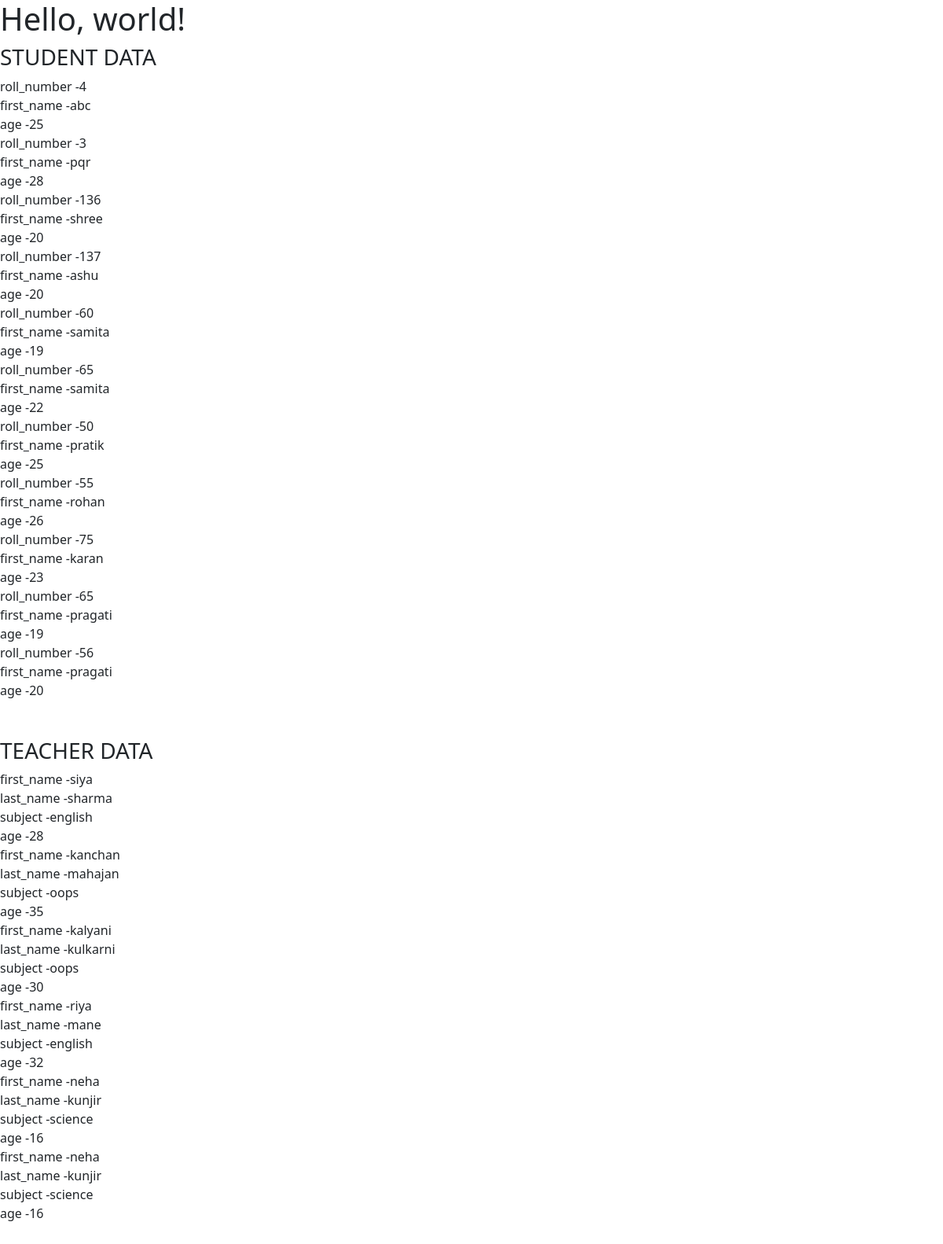
/opr/all-data/, run on the app's committed database.
### opr/models.py (models this page shows, shortened)
class Student(models.Model):
    roll_number = models.IntegerField()
    first_name = models.CharField(max_length=255,default="unknow")
    last_name = models.CharField(max_length=200,null=True)
    age = models.IntegerField()

class Teacher(models.Model):
    first_name = models.CharField(max_length=255,default="unknow")
    last_name = models.CharField(max_length=255)
    subject = models.CharField(max_length=255)
    age = models.IntegerField()

### opr/views.py (the view)
# urls.py: path("all-data/",views.all_data,name="all_data"),
def all_data(request):
    student_data=Student.objects.all()
    teacher_data=Teacher.objects.all()
    return render (request,'student.html',{"student_data":student_data, "teacher_data":teacher_data})

### template/student.html (shortened to what this page needs)
<!doctype html>
<html lang="en">
  <head>
    <link href="https://cdn.jsdelivr.net/npm/bootstrap@5.0.2/dist/css/bootstrap.min.css" rel="stylesheet">
  </head>
  <body>
    <h1>Hello, world!</h1>
    <h3>STUDENT DATA</h3>
    {% for student in student_data %}
    roll_number -{{student.roll_number}} <br>
    first_name -{{student.first_name}} <br>
    age -{{student.age}} <br>
    {% endfor %} <br>
    <br>
    <h3>TEACHER DATA</h3>
    {% for teacher in teacher_data %}
    first_name -{{teacher.first_name}} <br>
    last_name -{{teacher.last_name}} <br>
    subject -{{teacher.subject}} <br>
    age -{{teacher.age}} <br>
    {% endfor %} <br>
    <br>
  </body>
</html>

### data on the page
Student: roll_number "4", first_name "abc", age "25"
Student: roll_number "3", first_name "pqr", age "28"
Student: roll_number "136", first_name "shree", age "20"
Student: roll_number "137", first_name "ashu", age "20"
Student: roll_number "60", first_name "samita", age "19"
Student: roll_number "65", first_name "samita", age "22"
Student: roll_number "50", first_name "pratik", age "25"
Student: roll_number "55", first_name "rohan", age "26"
Student: roll_number "75", first_name "karan", age "23"
Student: roll_number "65", first_name "pragati", age "19"
Student: roll_number "56", first_name "pragati", age "20"
Teacher: first_name "siya", last_name "sharma", subject "english", age "28"
Teacher: first_name "kanchan", last_name "mahajan", subject "oops", age "35"
Teacher: first_name "kalyani", last_name "kulkarni", subject "oops", age "30"
Teacher: first_name "riya", last_name "mane", subject "english", age "32"
Teacher: first_name "neha", last_name "kunjir", subject "science", age "16"
Teacher: first_name "neha", last_name "kunjir", subject "science", age "16"
